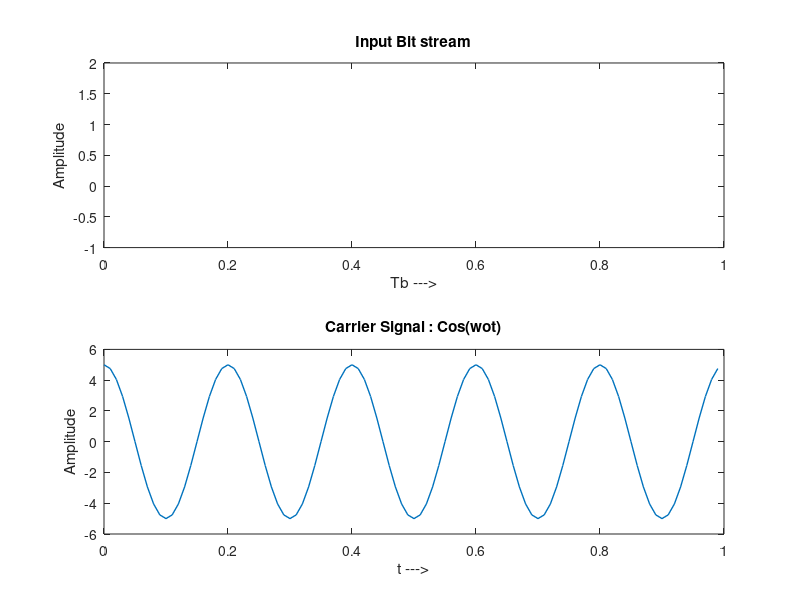
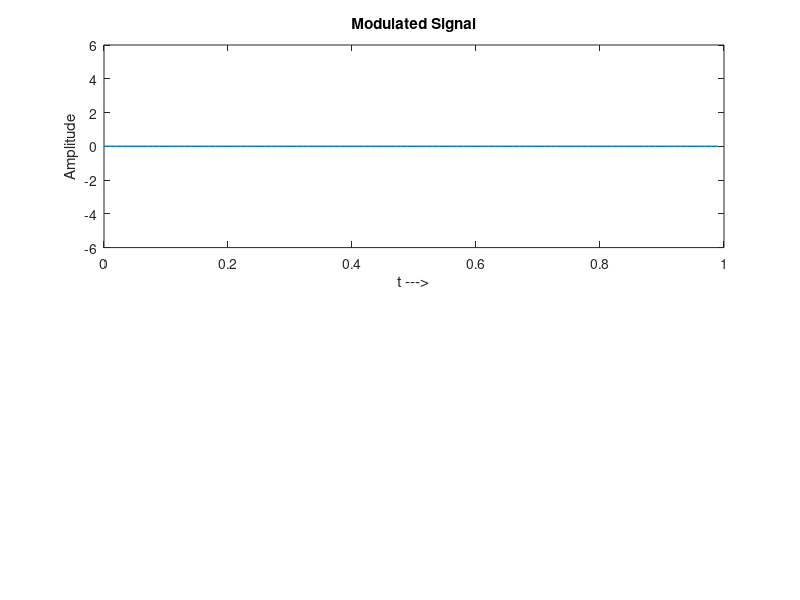
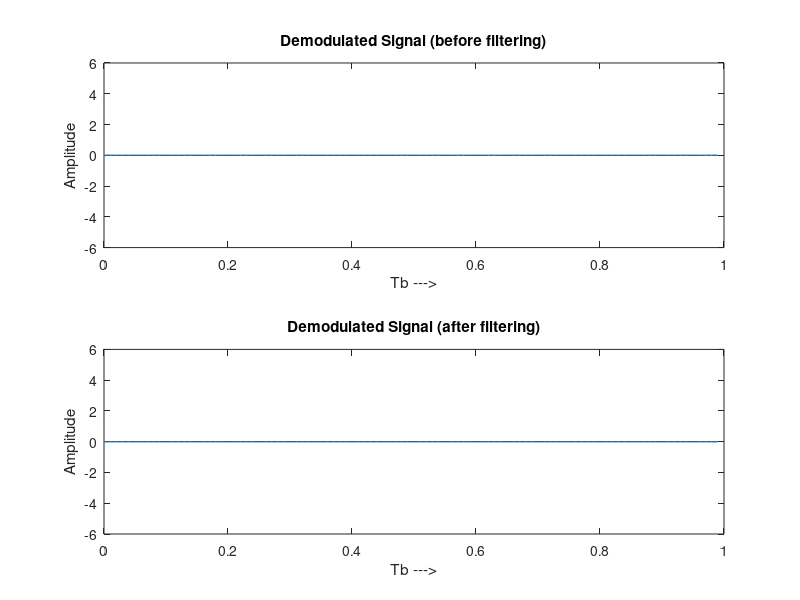

These figures' MATLAB source, in order:
clc
clear

data = input("Enter input bit stream : ", 's'); 
am = input("Enter carrier signal amplitude : ");
fc = input("Enter carrier frequency (<=30) : ");

bits = [];
for i = 1:length(data)
    bits(i) = data(i) - '0'; 
end

bits = [bits bits(end)]; 

n = length(bits);
range = 0:n-1;

t = 0:0.01:(n-1.01);
% Carrier Signal
carrier = am*cos(2*pi*fc*t);

bit_stream = [];

k = 1;
for i=1:n-1
    for j=1:100
        if(bits(i) == 1)
            bit_stream(k) = 1;
        else
            bit_stream(k) = 0;
        end
        k = k+1;
    end
end

% Modulated Signal
modulated_signal = bit_stream.*carrier;

% Demodulated Signal
demodulated_signal = modulated_signal.*carrier;

% Low-pass filtering
[b, a] = butter(6, fc*2*0.01, 'low'); 
demodulated_signal_filtered = filter(b, a, demodulated_signal);

% Scaling by a factor of 2
demodulated_signal_filtered = 2*demodulated_signal_filtered;

figure(1)
subplot(2,1,1)
stairs(range, bits, 'LineWidth', 2)
ylim([-1 2])
xlabel("Tb --->")
ylabel("Amplitude")
title("Input Bit stream")

subplot(2,1,2)
plot(t,carrier, 'LineWidth', 1)
ylim([-(am+1) am+1])
xlabel("t --->")
ylabel("Amplitude")
title("Carrier Signal : Cos(wot)")

figure(2)
subplot(2,1,1)
plot(t,modulated_signal, 'LineWidth',1)
ylim([-(am+1) am+1])
xlabel("t --->")
ylabel("Amplitude")
title("Modulated Signal")

figure(3)
subplot(2,1,1)
plot(t, demodulated_signal, 'LineWidth', 1)
ylim([-(am+1) am+1])
xlabel("Tb --->")
ylabel("Amplitude")
title("Demodulated Signal (before filtering)")

subplot(2,1,2)
plot(t, demodulated_signal_filtered, 'LineWidth', 1)
ylim([-(am+1) am+1])
xlabel("Tb --->")
ylabel("Amplitude")
title("Demodulated Signal (after filtering)")
